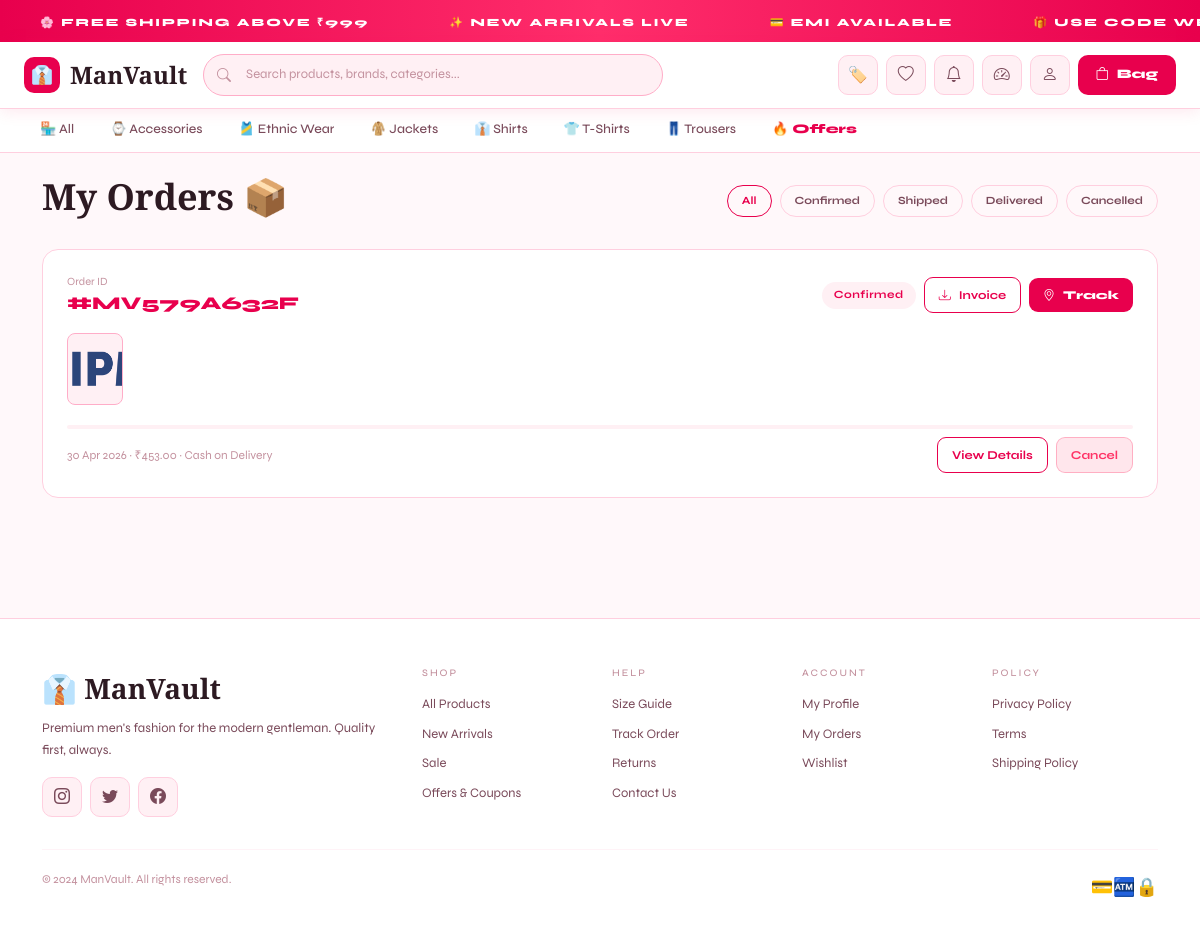
/orders/my-orders/ (signed in), run on the app's committed database.
### store/models.py (models this page shows, shortened)
class Category(models.Model):
    name = models.CharField(max_length=100)
    slug = models.SlugField(unique=True)
    description = models.TextField(blank=True)
    image = models.ImageField(upload_to='categories/', blank=True, null=True)
    icon = models.CharField(max_length=10, default='👕')
    is_active = models.BooleanField(default=True)
    created_at = models.DateTimeField(auto_now_add=True)
    class Meta:
        verbose_name_plural = 'Categories'
        ordering = ['name']

class Product(models.Model):
    BADGE_CHOICES = [('','None'),('new','NEW'),('hot','HOT'),('sale','SALE'),('trending','TRENDING')]
    category = models.ForeignKey(Category, on_delete=models.SET_NULL, null=True, related_name='products')
    brand = models.ForeignKey(Brand, on_delete=models.SET_NULL, null=True, blank=True, related_name='products')
    name = models.CharField(max_length=200)
    slug = models.SlugField(unique=True, blank=True)
    description = models.TextField(blank=True)
    material = models.CharField(max_length=200, blank=True)
    price = models.DecimalField(max_digits=10, decimal_places=2)
    original_price = models.DecimalField(max_digits=10, decimal_places=2, blank=True, null=True)
    stock = models.PositiveIntegerField(default=0)
    badge = models.CharField(max_length=20, choices=BADGE_CHOICES, blank=True)
    is_active = models.BooleanField(default=True)
    is_featured = models.BooleanField(default=False)
    rating = models.DecimalField(max_digits=3, decimal_places=1, default=0)
    review_count = models.PositiveIntegerField(default=0)
    sales_count = models.PositiveIntegerField(default=0)
    created_at = models.DateTimeField(auto_now_add=True)
    updated_at = models.DateTimeField(auto_now=True)
    class Meta: ordering = ['-created_at']
    @property
    def main_image(self):
        return self.images.filter(is_primary=True).first() or self.images.first()

class ProductImage(models.Model):
    product = models.ForeignKey(Product, on_delete=models.CASCADE, related_name='images')
    image = models.ImageField(upload_to='products/')
    alt_text = models.CharField(max_length=200, blank=True)
    is_primary = models.BooleanField(default=False)
    order = models.PositiveIntegerField(default=0)
    class Meta: ordering = ['order']

### orders/models.py (models this page shows, shortened)
class Order(models.Model):
    STATUS_CHOICES = [
        ('pending','Pending'),
        ('confirmed','Confirmed'),
        ('processing','Processing'),
        ('packed','Packed'),
        ('shipped','Shipped'),
        ('out_for_delivery','Out for Delivery'),
        ('delivered','Delivered'),
        ('cancelled','Cancelled'),
        ('return_requested','Return Requested'),
        ('returned','Returned'),
        ('refund_initiated','Refund Initiated'),
        ('refunded','Refunded'),
    ]
    PAYMENT_METHODS = [('cod','Cash on Delivery'),('online','Online Payment'),('wallet','Wallet')]
    PAYMENT_STATUS = [('pending','Pending'),('paid','Paid'),('failed','Failed'),('refunded','Refunded')]
    order_number = models.CharField(max_length=20, unique=True, blank=True)
    user = models.ForeignKey(User, on_delete=models.CASCADE, related_name='orders', null=True, blank=True)
    shipping_name = models.CharField(max_length=100)
    shipping_phone = models.CharField(max_length=15)
    shipping_address = models.TextField()
    shipping_city = models.CharField(max_length=100)
    shipping_state = models.CharField(max_length=100)
    shipping_pincode = models.CharField(max_length=10)
    subtotal = models.DecimalField(max_digits=10, decimal_places=2)
    shipping_charge = models.DecimalField(max_digits=6, decimal_places=2, default=0)
    coupon_discount = models.DecimalField(max_digits=8, decimal_places=2, default=0)
    offer_discount = models.DecimalField(max_digits=8, decimal_places=2, default=0)
    loyalty_discount = models.DecimalField(max_digits=8, decimal_places=2, default=0)
    tax = models.DecimalField(max_digits=8, decimal_places=2, default=0)
    total = models.DecimalField(max_digits=10, decimal_places=2)
    coupon = models.ForeignKey(Coupon, on_delete=models.SET_NULL, null=True, blank=True)
    loyalty_points_used = models.PositiveIntegerField(default=0)
    loyalty_points_earned = models.PositiveIntegerField(default=0)
    payment_method = models.CharField(max_length=20, choices=PAYMENT_METHODS, default='cod')
    payment_status = models.CharField(max_length=20, choices=PAYMENT_STATUS, default='pending')
    payment_id = models.CharField(max_length=100, blank=True)
    status = models.CharField(max_length=25, choices=STATUS_CHOICES, default='pending')
    notes = models.TextField(blank=True)
    tracking_number = models.CharField(max_length=50, blank=True)
    courier_name = models.CharField(max_length=100, blank=True)
    estimated_delivery = models.DateField(null=True, blank=True)
    delivery_otp = models.CharField(max_length=6, blank=True)
    delivery_otp_verified = models.BooleanField(default=False)
    return_reason = models.TextField(blank=True)
    invoice_number = models.CharField(max_length=20, blank=True)
    created_at = models.DateTimeField(auto_now_add=True)
    updated_at = models.DateTimeField(auto_now=True)
    delivered_at = models.DateTimeField(null=True, blank=True)
    class Meta: ordering = ['-created_at']
    @property
    def status_percent(self):
        flow = ['confirmed','processing','packed','shipped','out_for_delivery','delivered']
        try:
            idx = flow.index(self.status)
            return int((idx / (len(flow)-1)) * 100)
        except: return 0

class OrderItem(models.Model):
    order = models.ForeignKey(Order, on_delete=models.CASCADE, related_name='items')
    product = models.ForeignKey(Product, on_delete=models.SET_NULL, null=True)
    product_name = models.CharField(max_length=200)
    variant = models.ForeignKey(ProductVariant, on_delete=models.SET_NULL, null=True, blank=True)
    size = models.CharField(max_length=20, blank=True)
    color = models.CharField(max_length=50, blank=True)
    quantity = models.PositiveIntegerField()
    price = models.DecimalField(max_digits=10, decimal_places=2)
    discount_applied = models.DecimalField(max_digits=8, decimal_places=2, default=0)
    is_returned = models.BooleanField(default=False)
    return_reason = models.TextField(blank=True)

### orders/views.py (the view)
# urls.py: path('orders/', views.order_list, name='orders'),
@login_required
def order_list(request):
    status_filter = request.GET.get('status','')
    orders = Order.objects.filter(user=request.user)
    if status_filter: orders = orders.filter(status=status_filter)
    for order in orders:
        order.items_list = order.items.all()
    status_choices = [
        ("confirmed", "Confirmed"),
        ("shipped", "Shipped"),
        ("delivered", "Delivered"),
        ("cancelled", "Cancelled"),
    ]
    status_choices_ = [
    ("all", "All"),
    ("confirmed", "Confirmed"),
    ("shipped", "Shipped"),
    ("delivered", "Delivered"),
    ("cancelled", "Cancelled"),
    ]
    return render(request, 'orders/order_list.html', {'orders': orders, 'status_filter': status_filter,'status_choices': status_choices,'status_choices_': status_choices_})

### templates/orders/order_list.html (shortened to what this page needs)
{% extends 'base.html' %}{% block title %}My Orders — ManVault{% endblock %}
{% block content %}
<div class="container py-4">
  <div class="d-flex justify-content-between align-items-center mb-4 flex-wrap gap-3">
    <h1 class="section-title">My Orders 📦</h1>
    <div class="d-flex gap-2 flex-wrap">
      <a href="?" style="padding:7px 14px;border-radius:20px;font-size:11px;font-weight:700;border:1px solid {% if not status_filter %}var(--acc){% else %}var(--brd2){% endif %};color:{% if not status_filter %}var(--acc){% else %}var(--tx2){% endif %}">All</a>
      {% for val, lbl in status_choices %}
      <a href="?status={{ val }}" style="padding:7px 14px;border-radius:20px;font-size:11px;font-weight:700;border:1px solid {% if status_filter == val %}var(--acc){% else %}var(--brd2){% endif %};color:{% if status_filter == val %}var(--acc){% else %}var(--tx2){% endif %}">{{ lbl }}</a>
      {% endfor %}
    </div>
  </div>
  {% for order in orders %}
  <div class="mv-card p-4 mb-3">
    <div class="d-flex justify-content-between align-items-center flex-wrap gap-2 mb-3">
      <div><div style="font-size:11px;color:var(--tx3)">Order ID</div><div style="font-weight:800;color:var(--acc);font-size:18px">#{{ order.order_number }}</div></div>
      <div class="d-flex gap-2 align-items-center flex-wrap">
        <span class="order-status status-{{ order.status }}">{{ order.get_status_display }}</span>
        <a href="{% url 'orders:download_invoice' order.order_number %}" class="mv-btn-outline mv-btn-sm"><i class="bi bi-download"></i> Invoice</a>
        <a href="{% url 'orders:track_order' order.order_number %}" class="mv-btn mv-btn-sm"><i class="bi bi-geo-alt"></i> Track</a>
      </div>
    </div>
    <div class="d-flex gap-2 mb-3 overflow-auto pb-1">
      {% for item in order.items.all|slice:":5" %}
      <div style="width:56px;height:72px;flex-shrink:0;background:var(--bg3);border-radius:8px;overflow:hidden;border:1px solid var(--brd)">
        {% if item.product and item.product.main_image %}<img src="{{ item.product.main_image.image.url }}" style="width:100%;height:100%;object-fit:cover">
        {% else %}<div style="display:flex;height:100%;align-items:center;justify-content:center;font-size:20px">👔</div>{% endif %}
      </div>
      {% endfor %}
    </div>
    {% if order.status not in "cancelled,returned" %}
    <div style="background:var(--bg3);border-radius:4px;height:4px;margin-bottom:8px;overflow:hidden">
    </div>
    {% endif %}
    <div class="d-flex justify-content-between align-items-center flex-wrap gap-2">
      <div style="font-size:12px;color:var(--tx3)">{{ order.created_at|date:"d M Y" }} · ₹{{ order.total }} · {{ order.get_payment_method_display }}</div>
      <div class="d-flex gap-2">
        <a href="{% url 'orders:order_detail' order.order_number %}" class="mv-btn-outline mv-btn-sm">View Details</a>
        {% if order.status in "pending,confirmed,processing" %}
        <a href="{% url 'orders:cancel_order' order.id %}" class="mv-btn-sm" style="background:rgba(255,51,102,.12);color:#FF3366;border:1px solid rgba(255,51,102,.3);border-radius:9px;padding:8px 14px;font-size:12px;font-weight:700" onclick="return confirm('Cancel this order?')">Cancel</a>
        {% endif %}
      </div>
    </div>
  </div>
  {% endfor %}
</div>
{% endblock %}

### templates/base.html (shortened to what this page needs)
<!DOCTYPE html>
<html lang="en">
<head>
<link href="https://cdn.jsdelivr.net/npm/bootstrap@5.3.0/dist/css/bootstrap.min.css" rel="stylesheet"/>
<link href="https://cdn.jsdelivr.net/npm/bootstrap-icons@1.11.0/font/bootstrap-icons.css" rel="stylesheet"/>
</head>
<body>
<div class="ticker">
  <div class="ticker-inner">
    {% for _ in "12345678" %}
    <span class="ticker-item">🌸 FREE SHIPPING ABOVE ₹999</span>
    <span class="ticker-item">✨ NEW ARRIVALS LIVE</span>
    <span class="ticker-item">💳 EMI AVAILABLE</span>
    <span class="ticker-item">🎁 USE CODE WELCOME10 — 10% OFF</span>
    {% endfor %}
  </div>
</div>
<nav class="mv-navbar">
  <div class="container-fluid">
    <a href="{% url 'store:home' %}" class="mv-logo">
      <div class="mv-logo-icon">👔</div> ManVault
    </a>
    <div class="nav-search">
      <form action="{% url 'store:shop' %}" method="GET">
        <i class="bi bi-search si"></i>
        <input type="text" name="q" placeholder="Search products, brands, categories..." value="{{ request.GET.q }}">
      </form>
    </div>
    <div class="nav-actions">
      <a href="{% url 'store:offers' %}" class="icon-btn" title="Offers & Coupons">🏷️</a>
      <a href="{% url 'store:wishlist' %}" class="icon-btn" title="Wishlist">
        <i class="bi bi-heart"></i>
      </a>
      {% if user.is_authenticated %}
        <a href="{% url 'notifications:list' %}" class="icon-btn" title="Notifications">
          <i class="bi bi-bell"></i>
        </a>
        {% if user.is_staff %}
          <a href="{% url 'dashboard:home' %}" class="icon-btn" title="Admin Dashboard">
            <i class="bi bi-speedometer2"></i>
          </a>
        {% endif %}
        <div class="dropdown">
          <div class="icon-btn" data-bs-toggle="dropdown" style="cursor:pointer">
            <i class="bi bi-person"></i>
          </div>
        </div>
      {% else %}
        <a href="{% url 'accounts:login' %}" class="mv-btn-outline" style="padding:8px 14px;font-size:12px">Sign In</a>
      {% endif %}
      <a href="{% url 'store:cart' %}" class="cart-btn">
        <i class="bi bi-bag"></i> Bag
      </a>
    </div>
  </div>
</nav>
<div class="cat-nav">
  <a href="{% url 'store:shop' %}" {% if request.path == '/shop/' %}class="active"{% endif %}>🏪 All</a>
  {% for cat in cats_for_nav %}
  <a href="{% url 'store:category' cat.slug %}">{{ cat.icon }} {{ cat.name }}</a>
  {% endfor %}
  <a href="{% url 'store:offers' %}" style="color:var(--acc);font-weight:800">🔥 Offers</a>
</div>
{% block content %}{% endblock %}
<footer class="mv-footer">
  <div class="container">
    <div class="row g-4">
      <div class="col-lg-4">
        <div class="footer-logo mb-2">👔 ManVault</div>
        <p style="color:var(--tx2);font-size:13px;line-height:1.7">Premium men's fashion for the modern gentleman. Quality first, always.</p>
        <div class="d-flex gap-2 mt-3">
          <div class="icon-btn mv-hover"><i class="bi bi-instagram"></i></div>
          <div class="icon-btn mv-hover"><i class="bi bi-twitter"></i></div>
          <div class="icon-btn mv-hover"><i class="bi bi-facebook"></i></div>
        </div>
      </div>
      <div class="col-sm-4 col-lg-2 footer-links">
        <h6>Shop</h6>
        <a href="{% url 'store:shop' %}">All Products</a>
        <a href="{% url 'store:shop' %}?badge=new">New Arrivals</a>
        <a href="{% url 'store:shop' %}?badge=sale">Sale</a>
        <a href="{% url 'store:offers' %}">Offers & Coupons</a>
      </div>
      <div class="col-sm-4 col-lg-2 footer-links">
        <h6>Help</h6>
        <a href="#">Size Guide</a>
        <a href="#">Track Order</a>
        <a href="#">Returns</a>
        <a href="#">Contact Us</a>
      </div>
      <div class="col-sm-4 col-lg-2 footer-links">
        <h6>Account</h6>
        {% if user.is_authenticated %}
        <a href="{% url 'accounts:profile' %}">My Profile</a>
        <a href="{% url 'orders:order_list' %}">My Orders</a>
        <a href="{% url 'store:wishlist' %}">Wishlist</a>
        {% else %}
        <a href="{% url 'accounts:login' %}">Sign In</a>
        <a href="{% url 'accounts:register' %}">Register</a>
        {% endif %}
      </div>
      <div class="col-lg-2 footer-links">
        <h6>Policy</h6>
        <a href="#">Privacy Policy</a>
        <a href="#">Terms</a>
        <a href="#">Shipping Policy</a>
      </div>
    </div>
    <hr style="border-color:var(--brd2);margin:32px 0 20px">
    <div class="d-flex justify-content-between align-items-center flex-wrap gap-2">
      <p style="color:var(--tx3);font-size:12px">© 2024 ManVault. All rights reserved.</p>
      <div class="d-flex gap-2" style="font-size:18px">💳🏧🔒</div>
    </div>
  </div>
</footer>
</body>
</html>

### data on the page
Category: icon "⌚", name "Accessories"
Category: icon "🎽", name "Ethnic Wear"
Category: icon "🧥", name "Jackets"
Category: icon "👔", name "Shirts"
Category: icon "👕", name "T-Shirts"
Category: icon "👖", name "Trousers"
Order: order_number "MV579A632F", status "Confirmed", created_at "30 Apr 2026", total "453.00", payment_method "Cash on Delivery", shows "Cancel"
OrderItem: product.main_image.image (picture)

### other printed values
{{ lbl }} "Confirmed" "Shipped" "Delivered" "Cancelled"
